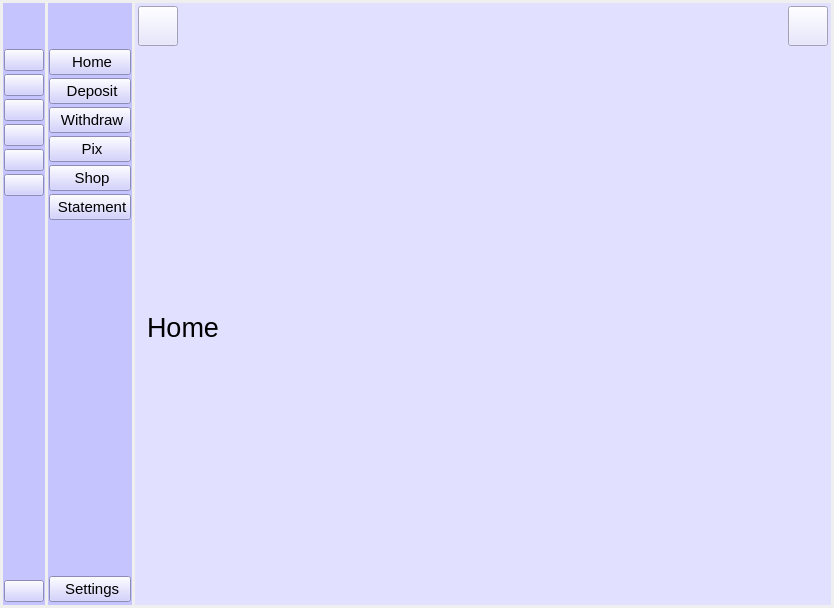
<?xml version="1.0" encoding="UTF-8"?>
<ui version="4.0">
 <class>MainWindowBank</class>
 <widget class="QMainWindow" name="MainWindowBank">
  <property name="geometry">
   <rect>
    <x>0</x>
    <y>0</y>
    <width>834</width>
    <height>608</height>
   </rect>
  </property>
  <property name="windowTitle">
   <string>PyBank</string>
  </property>
  <property name="windowIcon">
   <iconset resource="../resource.qrc">
    <normaloff>:/icons/icons/globe.svg</normaloff>:/icons/icons/globe.svg</iconset>
  </property>
  <widget class="QWidget" name="centralwidget">
   <layout class="QGridLayout" name="gridLayout">
    <property name="leftMargin">
     <number>3</number>
    </property>
    <property name="topMargin">
     <number>3</number>
    </property>
    <property name="rightMargin">
     <number>3</number>
    </property>
    <property name="bottomMargin">
     <number>3</number>
    </property>
    <property name="spacing">
     <number>3</number>
    </property>
    <item row="0" column="0">
     <widget class="QWidget" name="icon_only_widget" native="true">
      <property name="sizePolicy">
       <sizepolicy hsizetype="Fixed" vsizetype="Preferred">
        <horstretch>0</horstretch>
        <verstretch>0</verstretch>
       </sizepolicy>
      </property>
      <property name="styleSheet">
       <string notr="true">background-color: rgb(198, 196, 255);</string>
      </property>
      <layout class="QVBoxLayout" name="verticalLayout">
       <property name="spacing">
        <number>3</number>
       </property>
       <property name="leftMargin">
        <number>1</number>
       </property>
       <property name="topMargin">
        <number>3</number>
       </property>
       <property name="rightMargin">
        <number>1</number>
       </property>
       <property name="bottomMargin">
        <number>3</number>
       </property>
       <item>
        <widget class="QLabel" name="label">
         <property name="minimumSize">
          <size>
           <width>40</width>
           <height>40</height>
          </size>
         </property>
         <property name="maximumSize">
          <size>
           <width>30000</width>
           <height>30000</height>
          </size>
         </property>
         <property name="layoutDirection">
          <enum>Qt::LeftToRight</enum>
         </property>
         <property name="text">
          <string/>
         </property>
         <property name="pixmap">
          <pixmap resource="../resource.qrc">:/icons/icons/globe.svg</pixmap>
         </property>
         <property name="alignment">
          <set>Qt::AlignCenter</set>
         </property>
        </widget>
       </item>
       <item>
        <widget class="QPushButton" name="home_icon_button">
         <property name="maximumSize">
          <size>
           <width>16777215</width>
           <height>29</height>
          </size>
         </property>
         <property name="text">
          <string/>
         </property>
         <property name="icon">
          <iconset resource="../resource.qrc">
           <normaloff>:/icons/icons/home.svg</normaloff>:/icons/icons/home.svg</iconset>
         </property>
         <property name="checkable">
          <bool>true</bool>
         </property>
         <property name="autoExclusive">
          <bool>true</bool>
         </property>
        </widget>
       </item>
       <item>
        <widget class="QPushButton" name="deposit_icon_button">
         <property name="maximumSize">
          <size>
           <width>16777215</width>
           <height>29</height>
          </size>
         </property>
         <property name="text">
          <string/>
         </property>
         <property name="icon">
          <iconset resource="../resource.qrc">
           <normaloff>:/icons/icons/arrow-down-circle.svg</normaloff>:/icons/icons/arrow-down-circle.svg</iconset>
         </property>
         <property name="checkable">
          <bool>true</bool>
         </property>
         <property name="autoExclusive">
          <bool>true</bool>
         </property>
        </widget>
       </item>
       <item>
        <widget class="QPushButton" name="withdraw_icon_button">
         <property name="maximumSize">
          <size>
           <width>16777215</width>
           <height>29</height>
          </size>
         </property>
         <property name="text">
          <string/>
         </property>
         <property name="icon">
          <iconset resource="../resource.qrc">
           <normaloff>:/icons/icons/arrow-up-circle.svg</normaloff>:/icons/icons/arrow-up-circle.svg</iconset>
         </property>
         <property name="checkable">
          <bool>true</bool>
         </property>
         <property name="autoExclusive">
          <bool>true</bool>
         </property>
        </widget>
       </item>
       <item>
        <widget class="QPushButton" name="pix_icon_button">
         <property name="maximumSize">
          <size>
           <width>16777215</width>
           <height>29</height>
          </size>
         </property>
         <property name="text">
          <string/>
         </property>
         <property name="icon">
          <iconset resource="../resource.qrc">
           <normaloff>:/icons/icons/pix.png</normaloff>:/icons/icons/pix.png</iconset>
         </property>
         <property name="checkable">
          <bool>true</bool>
         </property>
         <property name="autoExclusive">
          <bool>true</bool>
         </property>
        </widget>
       </item>
       <item>
        <widget class="QPushButton" name="shop_icon_button">
         <property name="maximumSize">
          <size>
           <width>16777215</width>
           <height>29</height>
          </size>
         </property>
         <property name="text">
          <string/>
         </property>
         <property name="icon">
          <iconset resource="../resource.qrc">
           <normaloff>:/icons/icons/shopping-cart.svg</normaloff>:/icons/icons/shopping-cart.svg</iconset>
         </property>
         <property name="checkable">
          <bool>true</bool>
         </property>
         <property name="autoExclusive">
          <bool>true</bool>
         </property>
        </widget>
       </item>
       <item>
        <widget class="QPushButton" name="statement_icon_button">
         <property name="maximumSize">
          <size>
           <width>16777215</width>
           <height>29</height>
          </size>
         </property>
         <property name="text">
          <string/>
         </property>
         <property name="icon">
          <iconset resource="../resource.qrc">
           <normaloff>:/icons/icons/file-text.svg</normaloff>:/icons/icons/file-text.svg</iconset>
         </property>
         <property name="checkable">
          <bool>true</bool>
         </property>
         <property name="autoExclusive">
          <bool>true</bool>
         </property>
        </widget>
       </item>
       <item>
        <spacer name="verticalSpacer">
         <property name="orientation">
          <enum>Qt::Vertical</enum>
         </property>
         <property name="sizeHint" stdset="0">
          <size>
           <width>20</width>
           <height>40</height>
          </size>
         </property>
        </spacer>
       </item>
       <item>
        <widget class="QPushButton" name="settings_icon_button">
         <property name="text">
          <string/>
         </property>
         <property name="icon">
          <iconset resource="../resource.qrc">
           <normaloff>:/icons/icons/settings.svg</normaloff>:/icons/icons/settings.svg</iconset>
         </property>
         <property name="checkable">
          <bool>true</bool>
         </property>
         <property name="autoExclusive">
          <bool>true</bool>
         </property>
        </widget>
       </item>
      </layout>
     </widget>
    </item>
    <item row="0" column="1">
     <widget class="QWidget" name="full_menu_widget" native="true">
      <property name="sizePolicy">
       <sizepolicy hsizetype="Fixed" vsizetype="Preferred">
        <horstretch>0</horstretch>
        <verstretch>0</verstretch>
       </sizepolicy>
      </property>
      <property name="styleSheet">
       <string notr="true">background-color: rgb(198, 196, 255);</string>
      </property>
      <layout class="QVBoxLayout" name="verticalLayout_2">
       <property name="spacing">
        <number>3</number>
       </property>
       <property name="leftMargin">
        <number>1</number>
       </property>
       <property name="topMargin">
        <number>3</number>
       </property>
       <property name="rightMargin">
        <number>1</number>
       </property>
       <property name="bottomMargin">
        <number>3</number>
       </property>
       <item>
        <widget class="QLabel" name="label_2">
         <property name="minimumSize">
          <size>
           <width>40</width>
           <height>40</height>
          </size>
         </property>
         <property name="maximumSize">
          <size>
           <width>300000</width>
           <height>40</height>
          </size>
         </property>
         <property name="text">
          <string/>
         </property>
         <property name="pixmap">
          <pixmap resource="../resource.qrc">:/icons/icons/globe.svg</pixmap>
         </property>
         <property name="alignment">
          <set>Qt::AlignCenter</set>
         </property>
        </widget>
       </item>
       <item>
        <widget class="QPushButton" name="home_button">
         <property name="minimumSize">
          <size>
           <width>0</width>
           <height>0</height>
          </size>
         </property>
         <property name="maximumSize">
          <size>
           <width>16777215</width>
           <height>29</height>
          </size>
         </property>
         <property name="font">
          <font>
           <pointsize>11</pointsize>
          </font>
         </property>
         <property name="text">
          <string> Home</string>
         </property>
         <property name="icon">
          <iconset resource="../resource.qrc">
           <normaloff>:/icons/icons/home.svg</normaloff>:/icons/icons/home.svg</iconset>
         </property>
         <property name="checkable">
          <bool>true</bool>
         </property>
         <property name="autoExclusive">
          <bool>true</bool>
         </property>
        </widget>
       </item>
       <item>
        <widget class="QPushButton" name="deposit_button">
         <property name="maximumSize">
          <size>
           <width>16777215</width>
           <height>29</height>
          </size>
         </property>
         <property name="font">
          <font>
           <pointsize>11</pointsize>
          </font>
         </property>
         <property name="text">
          <string> Deposit</string>
         </property>
         <property name="icon">
          <iconset resource="../resource.qrc">
           <normaloff>:/icons/icons/arrow-down-circle.svg</normaloff>:/icons/icons/arrow-down-circle.svg</iconset>
         </property>
         <property name="checkable">
          <bool>true</bool>
         </property>
         <property name="autoExclusive">
          <bool>true</bool>
         </property>
        </widget>
       </item>
       <item>
        <widget class="QPushButton" name="withdraw_button">
         <property name="maximumSize">
          <size>
           <width>16777215</width>
           <height>29</height>
          </size>
         </property>
         <property name="font">
          <font>
           <pointsize>11</pointsize>
          </font>
         </property>
         <property name="text">
          <string> Withdraw</string>
         </property>
         <property name="icon">
          <iconset resource="../resource.qrc">
           <normaloff>:/icons/icons/arrow-up-circle.svg</normaloff>:/icons/icons/arrow-up-circle.svg</iconset>
         </property>
         <property name="checkable">
          <bool>true</bool>
         </property>
         <property name="autoExclusive">
          <bool>true</bool>
         </property>
        </widget>
       </item>
       <item>
        <widget class="QPushButton" name="pix_button">
         <property name="maximumSize">
          <size>
           <width>16777215</width>
           <height>29</height>
          </size>
         </property>
         <property name="font">
          <font>
           <pointsize>11</pointsize>
          </font>
         </property>
         <property name="text">
          <string> Pix</string>
         </property>
         <property name="icon">
          <iconset resource="../resource.qrc">
           <normaloff>:/icons/icons/pix.png</normaloff>:/icons/icons/pix.png</iconset>
         </property>
         <property name="checkable">
          <bool>true</bool>
         </property>
         <property name="autoExclusive">
          <bool>true</bool>
         </property>
        </widget>
       </item>
       <item>
        <widget class="QPushButton" name="shop_button">
         <property name="maximumSize">
          <size>
           <width>16777215</width>
           <height>29</height>
          </size>
         </property>
         <property name="font">
          <font>
           <pointsize>11</pointsize>
          </font>
         </property>
         <property name="text">
          <string> Shop</string>
         </property>
         <property name="icon">
          <iconset resource="../resource.qrc">
           <normaloff>:/icons/icons/shopping-cart.svg</normaloff>:/icons/icons/shopping-cart.svg</iconset>
         </property>
         <property name="checkable">
          <bool>true</bool>
         </property>
         <property name="autoExclusive">
          <bool>true</bool>
         </property>
        </widget>
       </item>
       <item>
        <widget class="QPushButton" name="statement_button">
         <property name="maximumSize">
          <size>
           <width>30000</width>
           <height>29</height>
          </size>
         </property>
         <property name="font">
          <font>
           <pointsize>11</pointsize>
          </font>
         </property>
         <property name="text">
          <string> Statement</string>
         </property>
         <property name="icon">
          <iconset resource="../resource.qrc">
           <normaloff>:/icons/icons/file-text.svg</normaloff>:/icons/icons/file-text.svg</iconset>
         </property>
         <property name="checkable">
          <bool>true</bool>
         </property>
         <property name="autoExclusive">
          <bool>true</bool>
         </property>
        </widget>
       </item>
       <item>
        <spacer name="verticalSpacer_2">
         <property name="orientation">
          <enum>Qt::Vertical</enum>
         </property>
         <property name="sizeHint" stdset="0">
          <size>
           <width>20</width>
           <height>40</height>
          </size>
         </property>
        </spacer>
       </item>
       <item>
        <widget class="QPushButton" name="settings_button">
         <property name="maximumSize">
          <size>
           <width>16777215</width>
           <height>29</height>
          </size>
         </property>
         <property name="font">
          <font>
           <pointsize>11</pointsize>
          </font>
         </property>
         <property name="text">
          <string> Settings</string>
         </property>
         <property name="icon">
          <iconset resource="../resource.qrc">
           <normaloff>:/icons/icons/settings.svg</normaloff>:/icons/icons/settings.svg</iconset>
         </property>
         <property name="checkable">
          <bool>true</bool>
         </property>
         <property name="autoExclusive">
          <bool>true</bool>
         </property>
        </widget>
       </item>
      </layout>
     </widget>
    </item>
    <item row="0" column="2">
     <widget class="QWidget" name="main_widget" native="true">
      <property name="sizePolicy">
       <sizepolicy hsizetype="Preferred" vsizetype="Preferred">
        <horstretch>0</horstretch>
        <verstretch>0</verstretch>
       </sizepolicy>
      </property>
      <property name="minimumSize">
       <size>
        <width>659</width>
        <height>602</height>
       </size>
      </property>
      <property name="styleSheet">
       <string notr="true">background-color: rgb(226, 224, 255);</string>
      </property>
      <layout class="QGridLayout" name="gridLayout_2">
       <property name="leftMargin">
        <number>3</number>
       </property>
       <property name="topMargin">
        <number>3</number>
       </property>
       <property name="rightMargin">
        <number>3</number>
       </property>
       <property name="bottomMargin">
        <number>3</number>
       </property>
       <item row="0" column="0">
        <widget class="QWidget" name="top_widget" native="true">
         <property name="minimumSize">
          <size>
           <width>637</width>
           <height>40</height>
          </size>
         </property>
         <property name="styleSheet">
          <string notr="true"/>
         </property>
         <layout class="QHBoxLayout" name="horizontalLayout">
          <property name="spacing">
           <number>3</number>
          </property>
          <property name="leftMargin">
           <number>0</number>
          </property>
          <property name="topMargin">
           <number>0</number>
          </property>
          <property name="rightMargin">
           <number>0</number>
          </property>
          <property name="bottomMargin">
           <number>0</number>
          </property>
          <item>
           <widget class="QPushButton" name="pushButton_10">
            <property name="minimumSize">
             <size>
              <width>40</width>
              <height>40</height>
             </size>
            </property>
            <property name="maximumSize">
             <size>
              <width>40</width>
              <height>40</height>
             </size>
            </property>
            <property name="text">
             <string/>
            </property>
            <property name="icon">
             <iconset resource="../resource.qrc">
              <normaloff>:/icons/icons/align-justify.svg</normaloff>:/icons/icons/align-justify.svg</iconset>
            </property>
            <property name="checkable">
             <bool>true</bool>
            </property>
           </widget>
          </item>
          <item>
           <spacer name="horizontalSpacer">
            <property name="orientation">
             <enum>Qt::Horizontal</enum>
            </property>
            <property name="sizeHint" stdset="0">
             <size>
              <width>40</width>
              <height>20</height>
             </size>
            </property>
           </spacer>
          </item>
          <item>
           <widget class="QPushButton" name="pushButton_9">
            <property name="minimumSize">
             <size>
              <width>40</width>
              <height>40</height>
             </size>
            </property>
            <property name="maximumSize">
             <size>
              <width>40</width>
              <height>40</height>
             </size>
            </property>
            <property name="text">
             <string/>
            </property>
            <property name="icon">
             <iconset resource="../resource.qrc">
              <normaloff>:/icons/icons/power.svg</normaloff>:/icons/icons/power.svg</iconset>
            </property>
           </widget>
          </item>
         </layout>
        </widget>
       </item>
       <item row="1" column="0">
        <widget class="QStackedWidget" name="stackedWidget">
         <property name="currentIndex">
          <number>0</number>
         </property>
         <widget class="QWidget" name="home_page">
          <layout class="QGridLayout" name="gridLayout_4">
           <item row="0" column="0">
            <widget class="QLabel" name="label_3">
             <property name="font">
              <font>
               <pointsize>20</pointsize>
              </font>
             </property>
             <property name="text">
              <string>Home</string>
             </property>
            </widget>
           </item>
          </layout>
         </widget>
         <widget class="QWidget" name="deposit_page">
          <layout class="QGridLayout" name="gridLayout_5">
           <item row="0" column="0">
            <widget class="QLabel" name="label_4">
             <property name="font">
              <font>
               <pointsize>20</pointsize>
              </font>
             </property>
             <property name="text">
              <string>Deposit</string>
             </property>
            </widget>
           </item>
          </layout>
         </widget>
         <widget class="QWidget" name="withdraw_page">
          <layout class="QGridLayout" name="gridLayout_6">
           <item row="0" column="0">
            <widget class="QLabel" name="label_5">
             <property name="font">
              <font>
               <pointsize>20</pointsize>
              </font>
             </property>
             <property name="text">
              <string>withdraw</string>
             </property>
            </widget>
           </item>
          </layout>
         </widget>
         <widget class="QWidget" name="pix_page">
          <layout class="QGridLayout" name="gridLayout_7">
           <item row="0" column="0">
            <widget class="QLabel" name="label_6">
             <property name="font">
              <font>
               <pointsize>20</pointsize>
              </font>
             </property>
             <property name="text">
              <string>pix</string>
             </property>
            </widget>
           </item>
          </layout>
         </widget>
         <widget class="QWidget" name="shop_page">
          <layout class="QGridLayout" name="gridLayout_8">
           <item row="0" column="0">
            <widget class="QLabel" name="label_7">
             <property name="font">
              <font>
               <pointsize>20</pointsize>
              </font>
             </property>
             <property name="text">
              <string>shop</string>
             </property>
            </widget>
           </item>
          </layout>
         </widget>
         <widget class="QWidget" name="statement_page">
          <layout class="QGridLayout" name="gridLayout_9">
           <item row="0" column="0">
            <widget class="QLabel" name="label_8">
             <property name="font">
              <font>
               <pointsize>20</pointsize>
              </font>
             </property>
             <property name="text">
              <string>statement</string>
             </property>
            </widget>
           </item>
          </layout>
         </widget>
         <widget class="QWidget" name="settings_page">
          <layout class="QGridLayout" name="gridLayout_3">
           <item row="0" column="0">
            <widget class="QLabel" name="label_9">
             <property name="font">
              <font>
               <pointsize>20</pointsize>
              </font>
             </property>
             <property name="text">
              <string>settings</string>
             </property>
            </widget>
           </item>
          </layout>
         </widget>
        </widget>
       </item>
      </layout>
     </widget>
    </item>
   </layout>
  </widget>
 </widget>
 <resources>
  <include location="../resource.qrc"/>
 </resources>
 <connections>
  <connection>
   <sender>pushButton_10</sender>
   <signal>toggled(bool)</signal>
   <receiver>full_menu_widget</receiver>
   <slot>setHidden(bool)</slot>
   <hints>
    <hint type="sourcelabel">
     <x>204</x>
     <y>37</y>
    </hint>
    <hint type="destinationlabel">
     <x>168</x>
     <y>341</y>
    </hint>
   </hints>
  </connection>
  <connection>
   <sender>pushButton_10</sender>
   <signal>toggled(bool)</signal>
   <receiver>icon_only_widget</receiver>
   <slot>setVisible(bool)</slot>
   <hints>
    <hint type="sourcelabel">
     <x>214</x>
     <y>45</y>
    </hint>
    <hint type="destinationlabel">
     <x>44</x>
     <y>500</y>
    </hint>
   </hints>
  </connection>
  <connection>
   <sender>home_icon_button</sender>
   <signal>toggled(bool)</signal>
   <receiver>home_button</receiver>
   <slot>setChecked(bool)</slot>
   <hints>
    <hint type="sourcelabel">
     <x>32</x>
     <y>70</y>
    </hint>
    <hint type="destinationlabel">
     <x>68</x>
     <y>56</y>
    </hint>
   </hints>
  </connection>
  <connection>
   <sender>deposit_icon_button</sender>
   <signal>toggled(bool)</signal>
   <receiver>deposit_button</receiver>
   <slot>setChecked(bool)</slot>
   <hints>
    <hint type="sourcelabel">
     <x>36</x>
     <y>92</y>
    </hint>
    <hint type="destinationlabel">
     <x>58</x>
     <y>90</y>
    </hint>
   </hints>
  </connection>
  <connection>
   <sender>withdraw_icon_button</sender>
   <signal>toggled(bool)</signal>
   <receiver>withdraw_button</receiver>
   <slot>setChecked(bool)</slot>
   <hints>
    <hint type="sourcelabel">
     <x>38</x>
     <y>121</y>
    </hint>
    <hint type="destinationlabel">
     <x>64</x>
     <y>121</y>
    </hint>
   </hints>
  </connection>
  <connection>
   <sender>pix_icon_button</sender>
   <signal>toggled(bool)</signal>
   <receiver>pix_button</receiver>
   <slot>setChecked(bool)</slot>
   <hints>
    <hint type="sourcelabel">
     <x>39</x>
     <y>154</y>
    </hint>
    <hint type="destinationlabel">
     <x>68</x>
     <y>152</y>
    </hint>
   </hints>
  </connection>
  <connection>
   <sender>shop_icon_button</sender>
   <signal>toggled(bool)</signal>
   <receiver>shop_button</receiver>
   <slot>setChecked(bool)</slot>
   <hints>
    <hint type="sourcelabel">
     <x>38</x>
     <y>184</y>
    </hint>
    <hint type="destinationlabel">
     <x>62</x>
     <y>185</y>
    </hint>
   </hints>
  </connection>
  <connection>
   <sender>statement_icon_button</sender>
   <signal>toggled(bool)</signal>
   <receiver>statement_button</receiver>
   <slot>setChecked(bool)</slot>
   <hints>
    <hint type="sourcelabel">
     <x>39</x>
     <y>214</y>
    </hint>
    <hint type="destinationlabel">
     <x>66</x>
     <y>217</y>
    </hint>
   </hints>
  </connection>
  <connection>
   <sender>settings_icon_button</sender>
   <signal>toggled(bool)</signal>
   <receiver>settings_button</receiver>
   <slot>setChecked(bool)</slot>
   <hints>
    <hint type="sourcelabel">
     <x>37</x>
     <y>580</y>
    </hint>
    <hint type="destinationlabel">
     <x>63</x>
     <y>580</y>
    </hint>
   </hints>
  </connection>
  <connection>
   <sender>home_button</sender>
   <signal>toggled(bool)</signal>
   <receiver>home_icon_button</receiver>
   <slot>setChecked(bool)</slot>
   <hints>
    <hint type="sourcelabel">
     <x>57</x>
     <y>67</y>
    </hint>
    <hint type="destinationlabel">
     <x>30</x>
     <y>72</y>
    </hint>
   </hints>
  </connection>
  <connection>
   <sender>deposit_button</sender>
   <signal>toggled(bool)</signal>
   <receiver>deposit_icon_button</receiver>
   <slot>setChecked(bool)</slot>
   <hints>
    <hint type="sourcelabel">
     <x>54</x>
     <y>102</y>
    </hint>
    <hint type="destinationlabel">
     <x>31</x>
     <y>105</y>
    </hint>
   </hints>
  </connection>
  <connection>
   <sender>withdraw_button</sender>
   <signal>toggled(bool)</signal>
   <receiver>withdraw_icon_button</receiver>
   <slot>setChecked(bool)</slot>
   <hints>
    <hint type="sourcelabel">
     <x>56</x>
     <y>135</y>
    </hint>
    <hint type="destinationlabel">
     <x>26</x>
     <y>136</y>
    </hint>
   </hints>
  </connection>
  <connection>
   <sender>pix_button</sender>
   <signal>toggled(bool)</signal>
   <receiver>pix_icon_button</receiver>
   <slot>setChecked(bool)</slot>
   <hints>
    <hint type="sourcelabel">
     <x>54</x>
     <y>167</y>
    </hint>
    <hint type="destinationlabel">
     <x>32</x>
     <y>168</y>
    </hint>
   </hints>
  </connection>
  <connection>
   <sender>shop_button</sender>
   <signal>toggled(bool)</signal>
   <receiver>shop_icon_button</receiver>
   <slot>setChecked(bool)</slot>
   <hints>
    <hint type="sourcelabel">
     <x>56</x>
     <y>198</y>
    </hint>
    <hint type="destinationlabel">
     <x>30</x>
     <y>200</y>
    </hint>
   </hints>
  </connection>
  <connection>
   <sender>statement_button</sender>
   <signal>toggled(bool)</signal>
   <receiver>statement_icon_button</receiver>
   <slot>setChecked(bool)</slot>
   <hints>
    <hint type="sourcelabel">
     <x>52</x>
     <y>234</y>
    </hint>
    <hint type="destinationlabel">
     <x>29</x>
     <y>231</y>
    </hint>
   </hints>
  </connection>
  <connection>
   <sender>settings_button</sender>
   <signal>toggled(bool)</signal>
   <receiver>settings_icon_button</receiver>
   <slot>setChecked(bool)</slot>
   <hints>
    <hint type="sourcelabel">
     <x>63</x>
     <y>597</y>
    </hint>
    <hint type="destinationlabel">
     <x>28</x>
     <y>596</y>
    </hint>
   </hints>
  </connection>
 </connections>
</ui>
